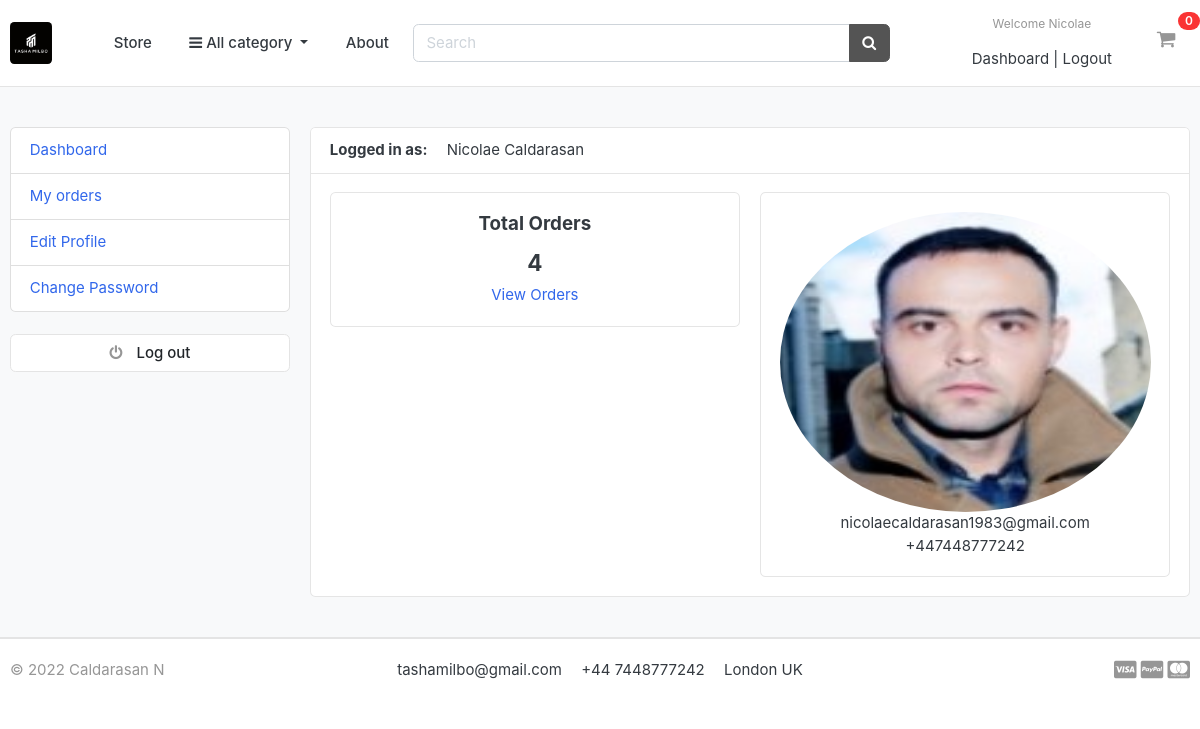
Screenshot of /accounts/dashboard/ (signed in) with the database file from the repository.
### accounts/models.py (models this page shows, shortened)
class Account(AbstractBaseUser):
    first_name = models.CharField(max_length=50)
    last_name = models.CharField(max_length=50)
    username = models.CharField(max_length=50, unique=True)
    email = models.EmailField(max_length=100, unique=True)
    phone_number = models.CharField(max_length=50)
    date_joined = models.DateTimeField(auto_now_add=True)
    last_login = models.DateTimeField(auto_now_add=True)
    is_admin = models.BooleanField(default=False)
    is_staff = models.BooleanField(default=False)
    is_active = models.BooleanField(default=False)
    is_superadmin = models.BooleanField(default=False)
    USERNAME_FIELD = 'email'
    REQUIRED_FIELDS = ['username', 'first_name', 'last_name']
    objects = MyAccountManager()
    def full_name(self):
        return f'{self.first_name} {self.last_name}'

class UserProfile(models.Model):
    user = models.OneToOneField(Account, on_delete=models.CASCADE)
    address_line_1 = models.CharField(blank=True, max_length=100)
    address_line_2 = models.CharField(blank=True, max_length=100)
    profile_picture = models.ImageField(blank=True, upload_to='userprofile')
    city = models.CharField(blank=True, max_length=20)
    country = models.CharField(blank=True, max_length=20)

### accounts/views.py (the view)
# urls.py: path('dashboard/', views.dashboard, name='dashboard'),
@login_required(login_url = 'login')
def dashboard(request):
    orders = Order.objects.order_by("-created_at").filter(user_id=request.user.id, is_ordered=True)
    orders_count = orders.count()
    userprofile = UserProfile.objects.get(user_id=request.user.id)
    context = {
        'orders_count': orders_count,
        'userprofile': userprofile,
    }
    return render(request, 'accounts/dashboard.html', context)

### carts/context_processors.py (called while the page is built)
def counter(request):
    cart_count = 0
    if 'admin' in request.path:
        return {}
    else:
        try:
            cart = Cart.objects.filter(cart_id=_cart_id(request))
            if request.user.is_authenticated:
                cart_items = CartItem.objects.all().filter(user=request.user)
            else:
                cart_items = CartItem.objects.all().filter(cart=cart[:1])
            for cart_item in cart_items:
                cart_count += cart_item.quantity
        except Cart.DoesNotExist:
            cart_count = 0
    return dict(cart_count=cart_count)

### carts/views.py (called while the page is built)
def _cart_id(request):
    cart = request.session.session_key
    if not cart:
        cart = request.session.create()
    return cart

### category/context_processors.py (called while the page is built)
def menu_links(request):
    links = Category.objects.all()
    return dict(links=links)

### category/models.py (called while the page is built)
    def get_url(self):
        return reverse('products_by_category', args=[self.slug])

### templates/accounts/dashboard.html (shortened to what this page needs)
{% extends 'base.html' %}
{% block content %}
<section class="section-conten padding-y bg">
    <div class="container">
        <div class="row">
        {% include 'includes/dashboard_sidebar.html' %}
        <main class="col-md-9">
            <article class="card">
            <header class="card-header">
                <strong class="d-inline-block mr-3">Logged in as:</strong>
                <span>{{user.full_name}}</span>
            </header>
            <div class="card-body">
                <div class="row">
                    <div class="col-md-6">
                        <div class="card" style="text-align: center;">
                            <div class="card-body">
                                <h5 class="card-title">Total Orders</h5>
                                <h4>{{orders_count}}</h4>
                                <a href="{% url 'my_orders' %}">View Orders</a>
                            </div>
                        </div>
                    </div>
                    <div class="col-md-6">
                        <div class="card" style="text-align: center;">
                            <div class="card-body">
                                <img src="{{userprofile.profile_picture.url}}" alt="User Profile Picture" class="img_dashboard">
                                <p class="mb-0">{{user.email}}</p>
                                <p>{{user.phone_number}}</p>
                            </div>
                        </div>
                    </div>
                </div>
            </div>
            </article>
        </main>
    </div>
    </div>
    </section>
{% endblock %}

### templates/includes/navbar.html (shortened to what this page needs)
{% load static %}
<header class="section-header">
    <section class="header-main border-bottom">
        <div class="container">
    <div class="row align-items-center">
        <div class="col-lg-1 col-md-3 col-6">
            <a href="{% url 'home' %}" class="brand-wrap">
                <img class="logo" src="{% static './images/logo.ico' %}">
            </a>
        </div>
        <a href="{% url 'store' %}" class="btn btn-transparent">Store</a>
        <div class="col-lg col-sm col-md col-6 flex-grow-0">
            <div class="category-wrap dropdown d-inline-block float-right">
                <button type="button" class="btn btn-transparent dropdown-toggle" data-toggle="dropdown">
                    <i class="fa fa-bars"></i> All category
                </button>
            </div>
        </div>
        <a href="{% url 'about' %}" class="btn btn-transparent">About</a>
        <div class="col-lg col-md-6 col-sm-12 col">
            <form action="{% url 'search' %}" class="search" method="GET">
                <div class="input-group w-100">
                    <input type="text" class="form-control" style="width:60%;" placeholder="Search" name="keyword">
                    <div class="input-group-append">
                      <button class="btn btn-secondary" type="submit">
                        <i class="fa fa-search"></i>
                      </button>
                    </div>
                </div>
            </form>
        </div>
        <div class="col-lg-3 col-sm-6 col-8 order-2 order-lg-3">
                    <div class="d-flex justify-content-end mb-3 mb-lg-0">
                        {% if user.id is None %}
                            <div class="widget-header">
                                <small class="title text-muted">Welcome guest!</small>
                                <div>
                                    <a href="{% url 'login' %}">Sign in</a> <span class="dark-transp"> | </span>
                                    <a href="{% url 'register' %}"> Register</a>
                                </div>
                            </div>
                        {% else %}
                        <div class="widget-header">
                            <small class="title text-muted">Welcome {{user.first_name}}</small>
                            <div>
                                <a href="{% url 'dashboard' %}">Dashboard</a> <span class="dark-transp"> | </span>
                                <a href="{% url 'logout' %}"> Logout</a>
                            </div>
                        </div>
                        {% endif %}
                        <a href="{% url 'cart' %}" class="widget-header pl-3 ml-3">
                            <div class="icon icon-sm"><i class="fa fa-shopping-cart"></i></div>
                            <span class="badge badge-pill badge-danger notify"> {{cart_count}} </span>
                        </a>
                    </div>
                </div>
    </div>
        </div>
    </section>
    </header>

### static/css/ui.css (style rules this page uses)
html { font-family: "Inter", sans-serif; font-size: 15px; }
.icon-xs, .icon-sm, .icon-md, .icon-lg { display: inline-block; text-align: center; flex-shrink: 0; flex-grow: 0; }
.icon-sm { width: 48px; height: 48px; line-height: 48px !important; font-size: 20px; }
.padding-y { padding-top: 40px; padding-bottom: 40px; }
article:after, .form-group:after { display: block; clear: both; content: ""; }
.bg { background-color: #f8f9fa; }
p:last-child { margin-bottom: 0; }
.header-main { position: relative; padding-top: 1rem; padding-bottom: 1rem; }
.brand-wrap .logo, .navbar-brand .logo { margin-right: 7px; max-height: 42px; display: inline-block; }
.widget-header { display: inline-block; vertical-align: middle; position: relative; }
.widget-header a { color: #343a40; }
.widget-header i { color: #969696; }
.widget-header .title { display: block; }
.widget-header .notify { position: absolute; top: -3px; right: -10px; }
.notify { position: absolute; top: -4px; right: -10px; display: inline-block; padding: 0.25em 0.6em; font-size: 12px; line-height: 1; text-align: center; border-radius: 3rem; color: #fff; background-color: #fa3434; }

### static/css/styles.css (style rules this page uses)
.logo { border-radius: 10%; }
img:not(.logo) { width: 100%; }
img { display: block; }
.title { text-align: center; margin-bottom: 1rem; }
.img_dashboard { width: 10rem; height: 20rem; border-radius: 50%; }

### rows the page displays
Account: first_name "Nicolae", full_name "Nicolae Caldarasan", email "nicolaecaldarasan1983@gmail.com", phone_number "+447448777242"
UserProfile: profile_picture (picture)

### other values shown
{{ cart_count }} "0"
{{ orders_count }} "4"
